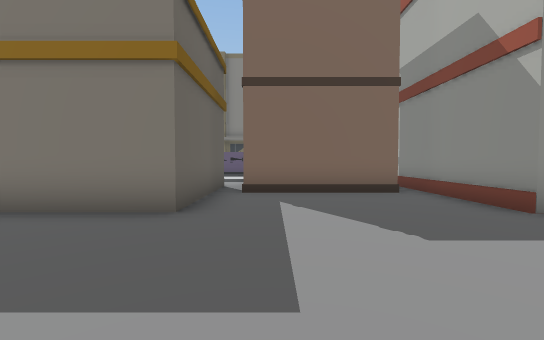
View 1 (above)

24 first-person views from a walk through a 3-D level made in the Unity game engine. The camera is 1.5 m above the floor, tilts 2° down and sees 90° across. The floor is counted in squares, 2 m on a side. Each view is taken from the middle of a square. On the plan, view 1 faces up. The plan holds only what a view shows up to about 10 squares ahead; the rest is blank. The place goes on beyond the plan. The player is left out.

View 2
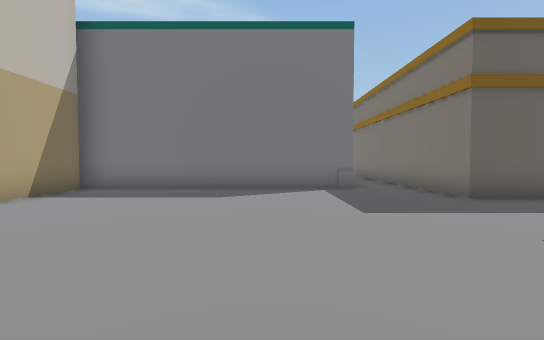

View 3
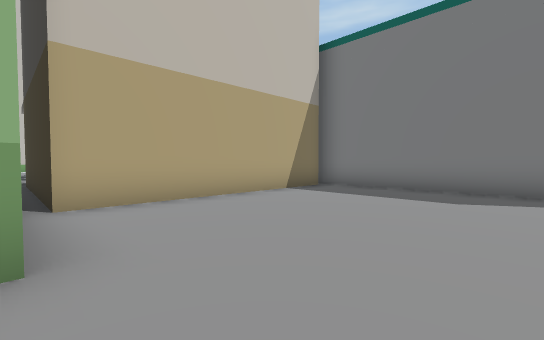

View 4
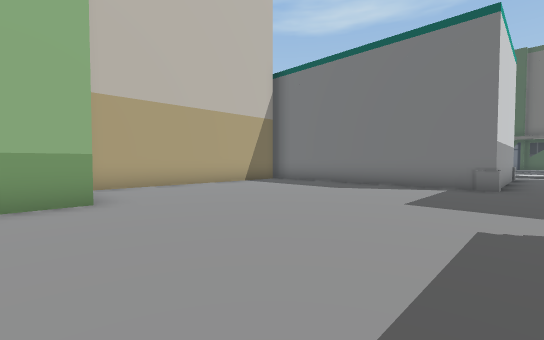

View 5
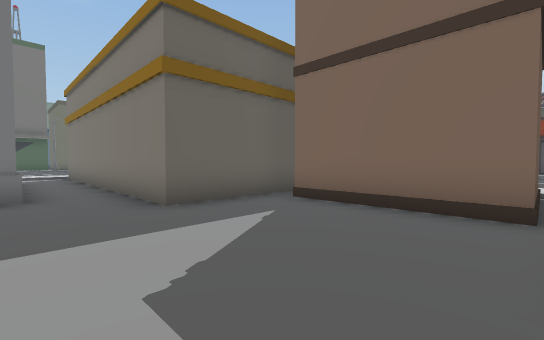

View 6
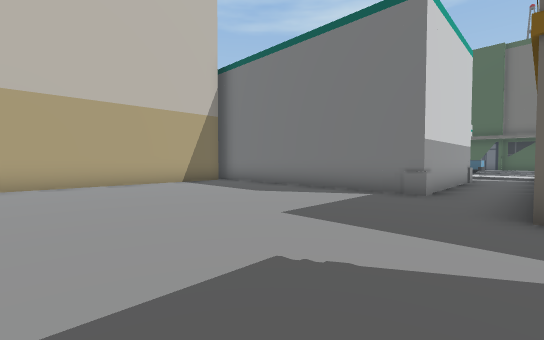

View 7
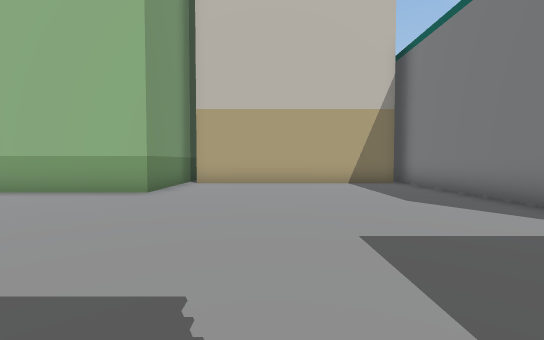

View 8
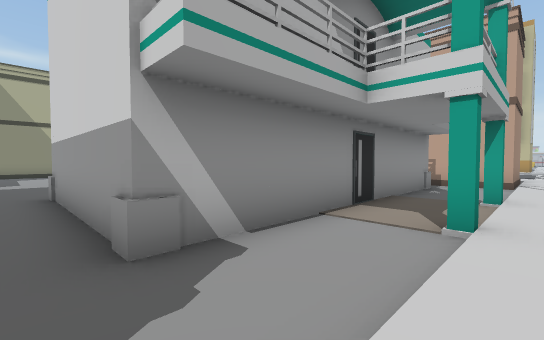

View 9
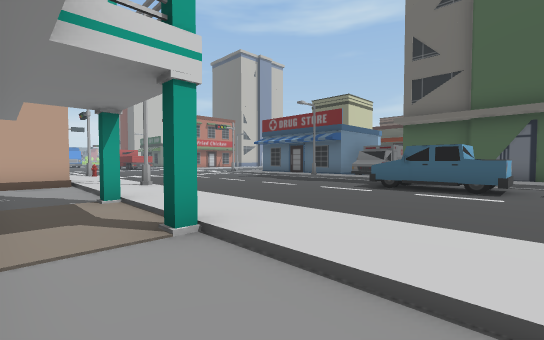

View 10
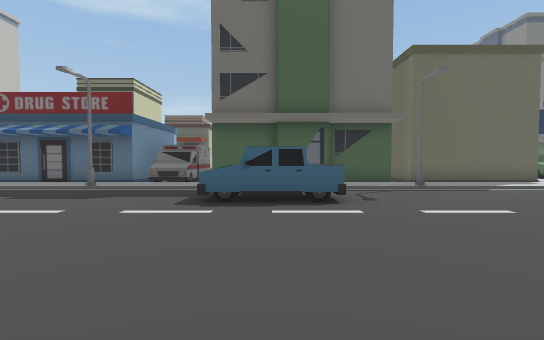

View 11
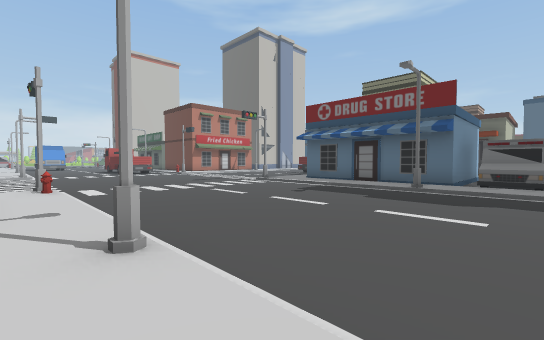

View 12
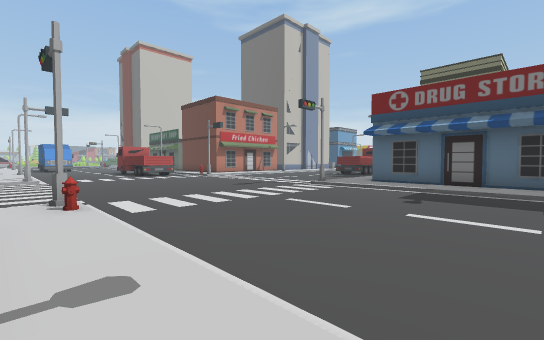

View 13
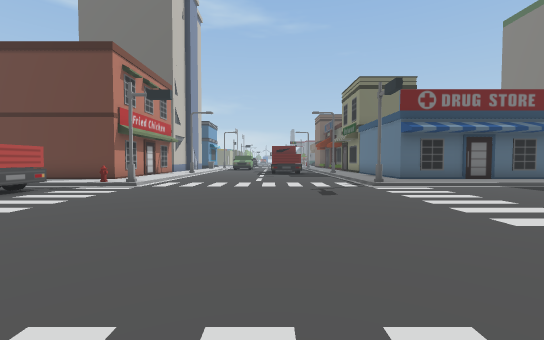

View 14
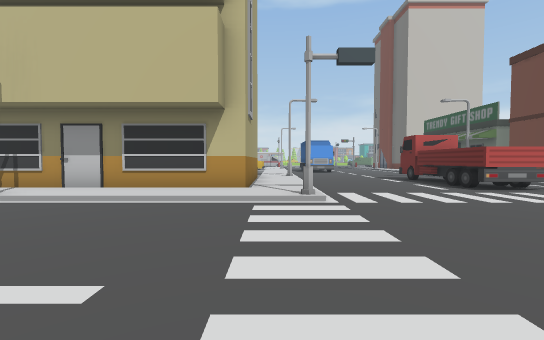

View 15
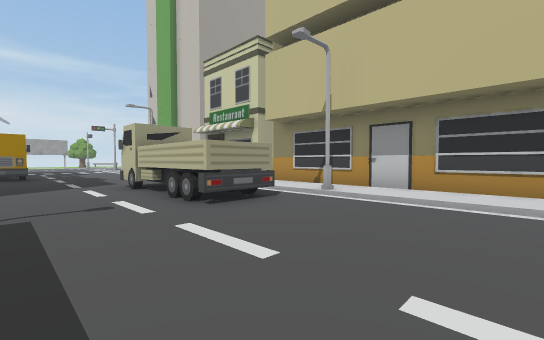

View 16
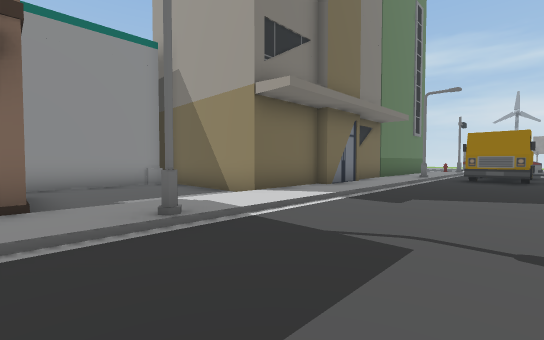

View 17
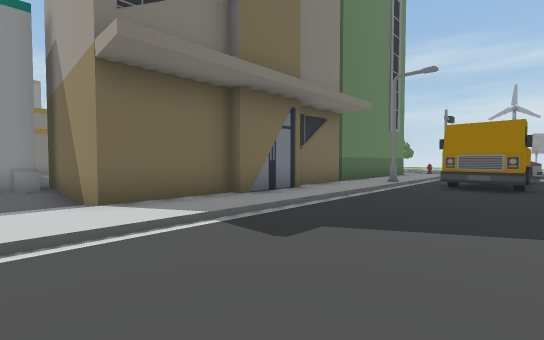

View 18
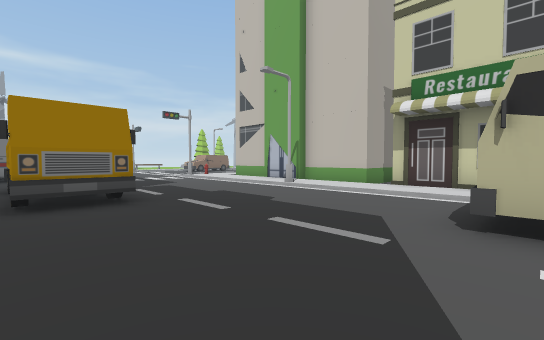

View 19
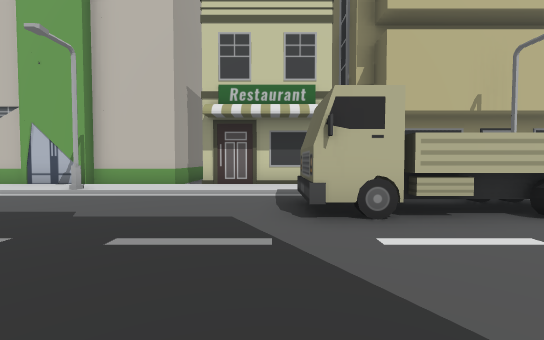

View 20
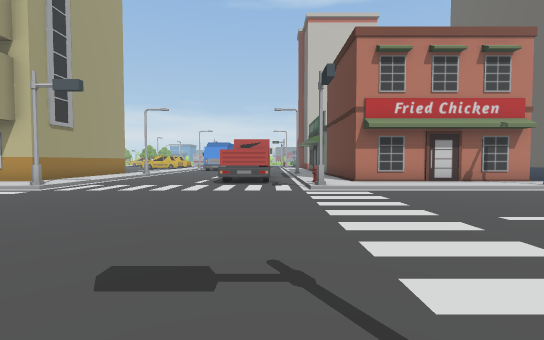

View 21
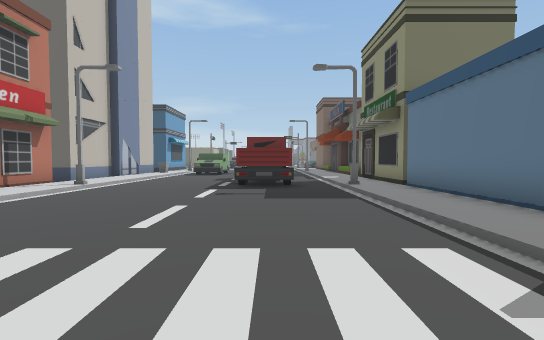

View 22
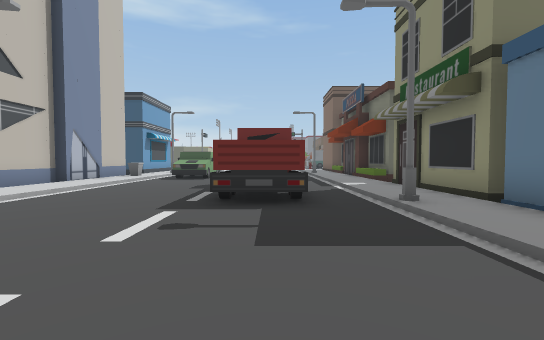

View 23
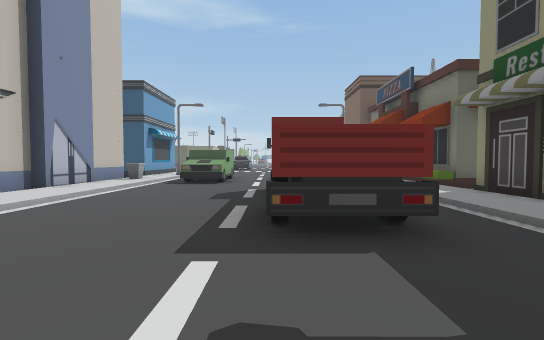

View 24
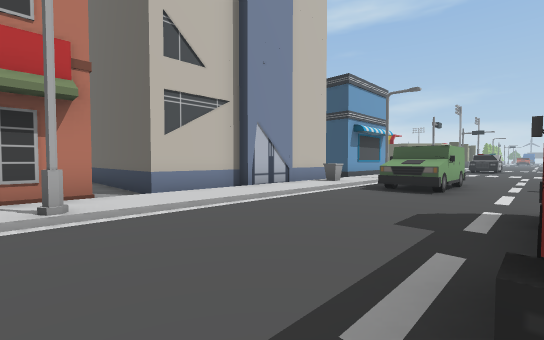

### Floor plan
Key: @ floor where view 1 was taken; # wall or solid block; . main floor; : floor 0.25 m higher than the main floor; / step, stairs or slope; O other object.
Columns run from 34 left of view 1 to 5 right of it. Each row starts with its distance up from view 1.
  7              #:/.               O.#####
  6              #:/..              O.....#
  5              #:/...             O.....#
  4              O:O....     OOOOOOOO.....#
  3              O:/.....  :................
  2              O:/....../:..#####.........
  1              O:/OO..../:..#   #.........
  0              O   O..../:..#   #...@.....
 -1              O  OO..../:#.#   #.........
 -2              O /....../:..#   #.........
 -3             OO:/....../:#.#   #.......OO
 -4             OO:/....../:..#   #.......O
 -5            ###:/....../:..#   #OOOOOOOO
 -6              #:O......O:..#####O     OO
 -7              #:/....../:.......O     O
 -8         O    #:/....../:### ...O     O
 -9    O    O    #:/....../:#   ...O     O
-10  OOO OOOO#####:/....../:#  #...OOO  OOOO
-11    ::::::::::::/......O:   :::::::OO::::
-12    //////O/////#......//   /O//////////O
-13     ....................   ............O
-14      O OO............... .............OO
-15 ....OO OO...............................
-16 ........................................
-17 OOO..........................OOOOO......
-18  OO..........................OO OO......
-19 /////////O//////......#/////O//  //////O
-20 :O:::::::::::::O....../::::::::: :::::::
-21  OOOOOOO######:/OO..../:OOOOOOOO OOOOOOO
-22        O     #:/OO..../:O      O     O

Where each view was taken, in squares from view 1:
view 1: 0 up, 0 right, facing up
view 2: 0 up, 4 right, facing left
view 3: 0 up, 4 right, facing down-left
view 4: 3 up, 5 right, facing down-left
view 5: 2 up, 3 right, facing up-left
view 6: 4 up, 3 right, facing down-left
view 7: 4 up, 1 right, facing down
view 8: 3 up, 11 left, facing down-right
view 9: 2 up, 9 left, facing down-left
view 10: 0 up, 11 left, facing left
view 11: 3 down, 11 left, facing down-left
view 12: 6 down, 11 left, facing down-left
view 13: 15 down, 11 left, facing left
view 14: 14 down, 11 left, facing down
view 15: 14 down, 9 left, facing down-right
view 16: 15 down, 7 left, facing up-right
view 17: 15 down, 4 left, facing up-right
view 18: 13 down, 1 left, facing down-right
view 19: 13 down, 0 right, facing down
view 20: 12 down, 18 left, facing down
view 21: 14 down, 18 left, facing left
view 22: 14 down, 21 left, facing left
view 23: 15 down, 23 left, facing left
view 24: 15 down, 25 left, facing down-left
